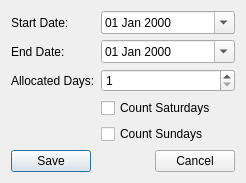
<?xml version="1.0" encoding="UTF-8"?>
<ui version="4.0">
 <class>LeaveAllocationEditor</class>
 <widget class="QDialog" name="LeaveAllocationEditor">
  <property name="geometry">
   <rect>
    <x>0</x>
    <y>0</y>
    <width>246</width>
    <height>182</height>
   </rect>
  </property>
  <property name="windowTitle">
   <string>Leave Allocation</string>
  </property>
  <layout class="QVBoxLayout" name="verticalLayout">
   <item>
    <layout class="QGridLayout" name="gridLayout">
     <item row="1" column="0">
      <widget class="QLabel" name="label_2">
       <property name="text">
        <string>End Date:</string>
       </property>
      </widget>
     </item>
     <item row="1" column="1">
      <widget class="QDateEdit" name="calEndDate">
       <property name="sizePolicy">
        <sizepolicy hsizetype="Minimum" vsizetype="Fixed">
         <horstretch>1</horstretch>
         <verstretch>0</verstretch>
        </sizepolicy>
       </property>
       <property name="displayFormat">
        <string>dd MMM yyyy</string>
       </property>
       <property name="calendarPopup">
        <bool>true</bool>
       </property>
      </widget>
     </item>
     <item row="4" column="1">
      <widget class="QCheckBox" name="chkSun">
       <property name="text">
        <string>Count Sundays</string>
       </property>
      </widget>
     </item>
     <item row="3" column="1">
      <widget class="QCheckBox" name="chkSat">
       <property name="text">
        <string>Count Saturdays</string>
       </property>
      </widget>
     </item>
     <item row="0" column="1">
      <widget class="QDateEdit" name="calStartDate">
       <property name="displayFormat">
        <string>dd MMM yyyy</string>
       </property>
       <property name="calendarPopup">
        <bool>true</bool>
       </property>
      </widget>
     </item>
     <item row="0" column="0">
      <widget class="QLabel" name="label">
       <property name="text">
        <string>Start Date:</string>
       </property>
      </widget>
     </item>
     <item row="2" column="0">
      <widget class="QLabel" name="label_3">
       <property name="text">
        <string>Allocated Days:</string>
       </property>
      </widget>
     </item>
     <item row="2" column="1">
      <widget class="QSpinBox" name="spinDays">
       <property name="minimum">
        <number>1</number>
       </property>
       <property name="maximum">
        <number>99999</number>
       </property>
      </widget>
     </item>
    </layout>
   </item>
   <item>
    <spacer name="verticalSpacer">
     <property name="orientation">
      <enum>Qt::Vertical</enum>
     </property>
     <property name="sizeHint" stdset="0">
      <size>
       <width>20</width>
       <height>58</height>
      </size>
     </property>
    </spacer>
   </item>
   <item>
    <layout class="QHBoxLayout" name="horizontalLayout">
     <item>
      <widget class="QPushButton" name="cmdSave">
       <property name="text">
        <string>Save</string>
       </property>
       <property name="default">
        <bool>true</bool>
       </property>
      </widget>
     </item>
     <item>
      <spacer name="horizontalSpacer">
       <property name="orientation">
        <enum>Qt::Horizontal</enum>
       </property>
       <property name="sizeHint" stdset="0">
        <size>
         <width>40</width>
         <height>20</height>
        </size>
       </property>
      </spacer>
     </item>
     <item>
      <widget class="QPushButton" name="cmdCancel">
       <property name="text">
        <string>Cancel</string>
       </property>
      </widget>
     </item>
    </layout>
   </item>
  </layout>
 </widget>
 <resources/>
 <connections>
  <connection>
   <sender>cmdCancel</sender>
   <signal>clicked()</signal>
   <receiver>LeaveAllocationEditor</receiver>
   <slot>reject()</slot>
   <hints>
    <hint type="sourcelabel">
     <x>176</x>
     <y>137</y>
    </hint>
    <hint type="destinationlabel">
     <x>177</x>
     <y>117</y>
    </hint>
   </hints>
  </connection>
 </connections>
</ui>
